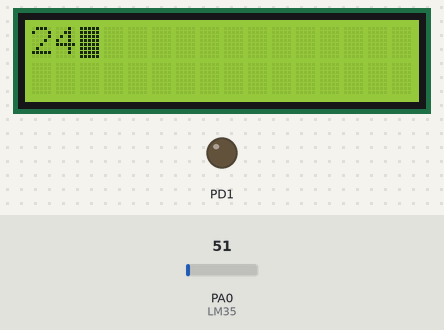
The program below on a simulated ATmega32, built with avr-gcc and emulated at 8 MHz. Shown: 16×2 character LCD, output pins drawn as LEDs (lit = HIGH). Wiring (inferred from the signals the program sends): character LCD (HD44780): RS PD0; E PD2; data PC0, PC1, PC2, PC3, PC4, PC5, PC6, PC7. Inputs (shaded band) come from the test bench; at power-on: PA0 (LM35) = 51. Pins used as bus, display or sensor lines are not drawn.

Above: at 1.2 s.
1.3 s: PA0 (LM35) set to 61
At 2.8 s:
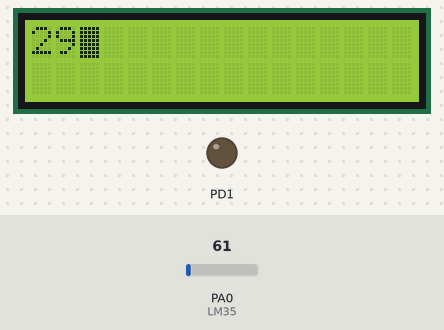
3.1 s: PA0 (LM35) set to 71
At 4.4 s:
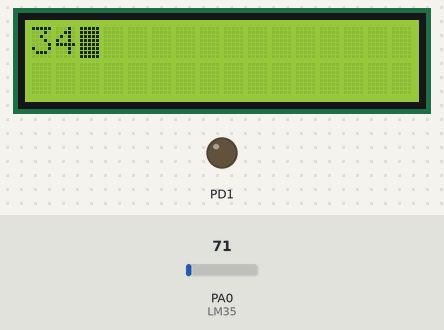
4.7 s: PA0 (LM35) set to 86
At 5.3 s:
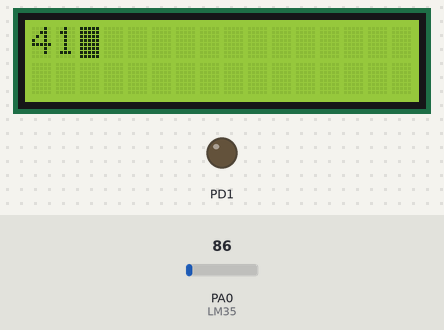
Timing chart, 0 to 7.7 s (numbered marks = the images above; inputs shaded):
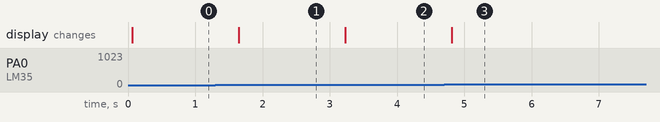

The program:

main.c
```c
/*
 * LM35
 * Author: OmarElsherif
 */

// Include drivers
#include "LIB/STD_TYPES.h"
#include "HAL/LCD_Interface.h"
#include "MCAL/DIO_Config.h"
#include "MCAL/DIO_Interface.h"
#include "MCAL/ADC_Interface.h"
#include <avr/delay.h>

// Main function
void main(void)
{
	// Initialize the LCD
	LCD_VoidInit();

	// Initialize ADC
	ADC_VoidInit();

	// Initialize ADC reading value
	u16 digital_value, analog_value;

	// Program loop
	while(1)
	{
		// Get ADC reading
		digital_value = ADC_u16ReadValue(0);

		// Get analog value
		analog_value = ADC_u16ToTemp(digital_value);

		// Clear LCD screen
		LCD_VoidWriteCommand(1);

		// Reposition LCD writing position
		LCD_VoidSetPosition(0,0);

		// Display value in LCD then delay for 500ms
		LCD_VoidWriteNumber(analog_value);
		_delay_ms(500);
	}
}
```

LCD_Config.h
```c
/*
*    LCD_Config.h
*    Name : Omar Elsherif
*    Version: 1.0
*    Date: 10-9-2023
*    Desc: Header file contains configurations for LCD driver
*/

#ifndef LCD_CONFIG_H
#define LCD_CONFIG_H

// Include DIO configurations
#include "../MCAL/DIO_Config.h"

// Macros to define data and control ports
#define DATA_PORT PORT_C
#define CFG_PORT  PORT_D

#endif
```

LCD_Interface.h
```c
/*
*    LCD_Interface.h
*    Name : Omar Elsherif
*    Version: 1.0
*    Date: 10-9-2023
*    Desc: Header file contains functions prototypes for LCD driver
*/

#ifndef LCD_INTERFACE_H
#define LCD_INTERFACE_H

#include "../LIB/STD_TYPES.h"

// Functions prototypes
void LCD_VoidInit(void);
void LCD_VoidWriteCommand(u8 command);
void LCD_VoidWriteChar(u8 Char);
void LCD_VoidWriteString(const u8* String);
void LCD_VoidWriteNumber(u16 Number);
void LCD_VoidSetPosition(u8 Row, u8 Column);

#endif
```

LCD_Program.c
```c
/*
*    LCD_Program.c
*    Name : Omar Elsherif
*    Version: 1.0
*    Date: 10-9-2023
*    Desc: Code file contains the code for LCD driver
*/

// Include header files
#include "../LIB/STD_TYPES.h"
#include "../MCAL/DIO_Interface.h"
#include "LCD_Config.h"
#include <avr/delay.h>

// Function to initialize the LCD based on the datasheet
void LCD_VoidInit()
{
    // Set data direction as output
    DIO_VoidSetPortDirection(DATA_PORT, OUTPUT);

    // Set pin directions as output
    DIO_VoidSetPinDirection(CFG_PORT, PIN0, OUTPUT);    // Pin0 : Rs
    DIO_VoidSetPinDirection(CFG_PORT, PIN1, OUTPUT);    // Pin1 : Rw
    DIO_VoidSetPinDirection(CFG_PORT, PIN2, OUTPUT);    // Pin2 : En

    // Wait for more than 30ms after Vdd rises to 4.5v
    _delay_ms(40);

    // Function set command (Rs = 0 , Rw = 0)
    // Command : 001DLNFXX
    // DL (data length) [0: 4-bit] [1: 8-bits]
    // N (number of lines) [0: 1 line] [1 : 2 lines]
    // F (character font) [0: 5*7 dots] [1 : 5*10 dots]
    // XX : don't care
    LCD_VoidWriteCommand(0b00111000);

    // Wait for more than 39 micro sec
    _delay_ms(1);

    // Display on/off control command
    // Command : 00001DCB
    // D (display on or off) [0: off] [1: on]
    // C (cursor display) [0: off] [1: on]
    // B (cursor blink) [0: off] [1: on]
    LCD_VoidWriteCommand(0b00001111);

    // Wait for more than 1ms
    _delay_ms(1);

    // Display clear command
    // Command : 00000001
    LCD_VoidWriteCommand(0b00000001);

    // Wait for more than 1.53ms
    _delay_ms(2);
}

// Function to write command to the LCD
void LCD_VoidWriteCommand(u8 Command)
{
    // Set Rs = 0 to enable write command mode
    DIO_VoidSetPinValue(CFG_PORT, PIN0, LOW);

    // Set Rw = 0 to enable write mode
    DIO_VoidSetPinValue(CFG_PORT, PIN1, LOW);

    // Write command from the port
    DIO_VoidSetPortValue(DATA_PORT, Command);

    // Set En = 1 to enable the LCD
    DIO_VoidSetPinValue(CFG_PORT, PIN2, HIGH);    // set high level (raising edge)
    _delay_ms(1);                                 // delay
    DIO_VoidSetPinValue(CFG_PORT, PIN2, LOW);     // set low level (falling edge)
    _delay_ms(1);                                 // delay
}

// Function to write data (character) to the LCD
void LCD_VoidWriteChar(u8 Character)
{
    // Set Rs = 1 to enable write data mode
    DIO_VoidSetPinValue(CFG_PORT, PIN0, HIGH);

    // Set Rw = 0 to enable write mode
    DIO_VoidSetPinValue(CFG_PORT, PIN1, LOW);

    // Write data from the port
    DIO_VoidSetPortValue(DATA_PORT, Character);

    // Set En = 1 to enable the LCD
    DIO_VoidSetPinValue(CFG_PORT, PIN2, HIGH);    // set high level (raising edge)
    _delay_ms(1);                    		      // delay
    DIO_VoidSetPinValue(CFG_PORT, PIN2, LOW);     // set low level (falling edge)
    _delay_ms(1);                                 // delay
}

// Function to write data (string) to the LCD
void LCD_VoidWriteString(const u8* String)
{
    // Iterate through each character in the string
    for (u8 i = 0; String[i] != '\0'; i++)
    {
        // Call LCD_VoidWriteData to send the character to the LCD
        LCD_VoidWriteChar(String[i]);
        _delay_ms(200);
    }
}

// Function to write data (number) to the LCD
void LCD_VoidWriteNumber(u16 Number)
{
    // Initialize empty numbers
    u16 rev = 0;
    u16 x = 0;

    // Reverse number first
    while(Number != 0)
    {
        rev = rev * 10 + (Number % 10);
        Number /= 10;
    }

    // Send number one by one
    while(rev != 0)
    {
        x = rev % 10;
        rev /= 10;
        LCD_VoidWriteChar(x + 48);
    }
}

// Function to set position in LCD
void LCD_VoidSetPosition(u8 Row, u8 Column)
{
	if(Row == 0)
	{
		LCD_VoidWriteCommand(128 + Column);
	}
	if(Row == 1)
	{
		LCD_VoidWriteCommand(128 + 64 + Column);
	}
}
```

BIT_MATH.h
```c
/*
*    BIT_MATH.h
*    Name : Omar Elsherif
*    Desc: Header file contains macros to manipulate bits in a register
*/

#ifndef BIT_MATH_H
#define BIT_MATH_H

// Macros to manipulate over specific bit in a register
#define  SET_BIT(REG, BIT)		 ((REG) |= (1 << BIT))
#define  CLR_BIT(REG, BIT)       ((REG) &= (~(1 << BIT)))
#define  GET_BIT(REG, BIT)       (((REG) >> BIT) & 0x01)
#define  TOG_BIT(REG, BIT)       ((REG) ^= (1 << BIT))
#define  SET_HIGH_NIBB(REG) 	 REG |= 240
#define  SET_LOW_NIBB(REG) 		 REG |= 15
#define  CLR_HIGH_NIBB(REG)		 REG &= 15
#define  CLR_LOW_NIBB(REG) 		 REG &= 240
#define  ASS_HIGH_NIBB(REG,Val)  (Val==0)? CLR_HIGH_NIBB(REG):(SET_HIGH_NIBB(REG))
#define  ASS_LOW_NIBB(REG,Val)   (Val==0)? CLR_LOW_NIBB(REG):(SET_LOW_NIBB(REG))

#endif
```

STD_TYPES.h
```c
/*
*    STD_TYPES.h
*    Name : Omar Elsherif
*    Desc: Header file contains standard types definations
*/

#ifndef STD_TYPES_H
#define STD_TYPES_H

// Character
typedef signed char s8;
typedef unsigned char u8;

// Integer
typedef signed short int s16;
typedef unsigned short int u16;
typedef signed long int s32;
typedef unsigned long int u32;
typedef signed long long int s64;
typedef unsigned long long int u64;

// Float & Double
typedef float f32;
typedef double f64;
typedef long double f128;

#endif
```

ADC_Config.h
```c
/*
*    ADC_Config.h
*    Name : Omar Elsherif
*    Version: 1.0
*    Date: 12-9-2023
*    Desc: Header file contains configurations for ADC driver
*/

#ifndef ADC_CONFIG_H
#define ADC_CONFIG_H

// Macros to define ADMUX register pins
#define ADLAR   5
#define REFS0   6
#define REFS1   7

// Macros to define ADCSRA register pins
#define ADPS0   0
#define ADPS1   1
#define ADPS2   2
#define ADIE    3
#define ADIF    4
#define ADATE   5
#define ADSC    6
#define ADEN    7

#endif
```

ADC_Interface.h
```c
/*
*    ADC_Interface.h
*    Name : Omar Elsherif
*    Version: 1.0
*    Date: 12-9-2023
*    Desc: Header file contains functions prototypes for ADC driver
*/

#ifndef ADC_INTERFACE_H
#define ADC_INTERFACE_H

// Function prototypes
void ADC_VoidInit(void);
u16 ADC_u16ReadValue(u8 CH_NUM);
u16 ADC_u16ToTemp(u16 adcValue);

#endif
```

ADC_Program.c
```c
/*
*    ADC_Program.c
*    Name : Omar Elsherif
*    Version: 1.0
*    Date: 12-9-2023
*    Desc: Code file contains the code for ADC driver
*/

// Include header files
#include "../LIB/STD_TYPES.h"
#include "../LIB/BIT_MATH.h"
#include "ADC_Config.h"
#include "ADC_Register.h"

// Function to initialize the ADC
void ADC_VoidInit(void)
{
    // Select Vref = AVCC = 5v
    SET_BIT(ADMUX, REFS0);
    CLR_BIT(ADMUX, REFS1);

    // Select right adjust result
    CLR_BIT(ADMUX, ADLAR);

    // Enable ADC
    SET_BIT(ADCSRA, ADEN);

    // Select single-ended conversion
    SET_BIT(ADCSRA, ADATE);

    // ADC interrupt disable
    CLR_BIT(ADCSRA, ADIE);

    // Prescaler select bits (16-bits)
    CLR_BIT(ADCSRA, ADPS0);
    CLR_BIT(ADCSRA, ADPS1);
    SET_BIT(ADCSRA, ADPS2);
}

// Function to read ADC value
u16 ADC_u16ReadValue(u8 CH_NUM)
{
    // Select channel
    ADMUX = ADMUX & 0b11100000;    // Clear channel selection to select new channel
    ADMUX = ADMUX | CH_NUM;

    // Strat conversion
    SET_BIT(ADCSRA, ADSC);

    // Wait until conversion end
    while(GET_BIT(ADCSRA, ADIF) == 0);

    // Clear ADIF
    SET_BIT(ADCSRA, ADIF);

    // Return ADC value from data register
    return ADC_D;
}

// Function to convert ADC reading to voltage
u16 ADC_u16ToTemp(u16 adcValue)
{
    // Calculate the analog voltage and corresponding temperature
	float voltage = (float)adcValue / 1024.0 * 5.0;
	u16 temperature = (u16)(voltage * 100);

	// Return temperature value
    return temperature;
}
```

ADC_Register.h
```c
/*
*    DIO_Register.h
*    Name : Omar Elsherif
*    Version: 1.0
*    Date: 12-9-2023
*    Desc: Header file contains registers addresses for ADC driver
*/

#ifndef ADC_REGISTER_H
#define ADC_REGISTER_H

// Macros to define registers addreses
#define ADMUX     *((volatile u8 *) 0x27)
#define ADCSRA    *((volatile u8 *) 0x26)
#define ADCH      *((volatile u8 *) 0x25)
#define ADCL      *((volatile u1 *) 0x24)
#define SFIOR     *((volatile u8 *) 0x50)
#define ADC_D     *((volatile u16 *) 0x24)    // 16 to read ADCL and ADCH

#endif
```

DIO_Config.h
```c
/*
*    DIO_Config.h
*    Name : Omar Elsherif
*    Version: 1.0
*    Date: 8-9-2023
*    Desc: Header file contains configurations for DIO driver
*/

#ifndef DIO_CONFIG_H
#define DIO_CONFIG_H

// Macros to define directions and states(low/high)
#define LOW		0
#define HIGH	1
#define INPUT	0x0
#define OUTPUT	0xFF

// Macros to define values for ports and pins
#define PORT_A	1
#define PORT_B	2
#define PORT_C	3
#define PORT_D	4
#define PIN0    0
#define PIN1    1
#define PIN2    2
#define PIN3    3
#define PIN4    4
#define PIN5    5
#define PIN6    6
#define PIN7    7

#endif
```

DIO_Interface.h
```c
/*
*    DIO_Interface.h
*    Name : Omar Elsherif
*    Version: 1.0
*    Date: 8-9-2023
*    Desc: Header file contains functions prototypes for DIO driver
*/

#ifndef DIO_INTERFACE_H
#define DIO_INTERFACE_H

#include "../LIB/STD_TYPES.h"

// Function prototypes
void DIO_VoidSetPinDirection(u8 Port, u8 Pin, u8 Dir);
void DIO_VoidSetPinValue(u8 Port, u8 Pin, u8 Value);
u8 DIO_U8GetPinValue(u8 Port, u8 Pin);
void DIO_VoidTogglePin(u8 Port, u8 Pin);
void DIO_VoidSetPortValue(u8 Port, u8 Value);
void DIO_VoidSetPortDirection(u8 Port, u8 Direction);
void DIO_VoidSetPortHighNibbleDirection(u8 Port, u8 Direction);
void DIO_VoidSetPortLowNibbleDirection(u8 Port, u8 Direction);
void DIO_VoidSetPortHighNibbleValue(u8 Port , u8 Value);
void DIO_VoidSetPortLowNibbleValue(u8 Port , u8 Value);

#endif
```

DIO_Program.c
```c
/*
*    DIO_Program.c
*    Name : Omar Elsherif
*    Version: 1.0
*    Date: 8-9-2023
*    Desc: Code file contains the code for DIO driver
*/

// Include header files
#include "../LIB/STD_TYPES.h"
#include "../LIB/BIT_MATH.h"
#include "DIO_Register.h"
#include "DIO_Config.h"

// Function to set pin direction
void DIO_VoidSetPinDirection(u8 Port, u8 Pin, u8 Dir)
{
     // Check for direction
     if(Dir == OUTPUT)
     {
        switch (Port)
        {
            case PORT_A: SET_BIT(DDRA, Pin); break;
            case PORT_B: SET_BIT(DDRB, Pin); break;
            case PORT_C: SET_BIT(DDRC, Pin); break;
            case PORT_D: SET_BIT(DDRD, Pin); break;
        }
     }
     else if (Dir == INPUT)
     {
        switch (Port)
        {
            case PORT_A: CLR_BIT(DDRA, Pin); break;
            case PORT_B: CLR_BIT(DDRB, Pin); break;
            case PORT_C: CLR_BIT(DDRC, Pin); break;
            case PORT_D: CLR_BIT(DDRD, Pin); break;
        }
     }
}

// Function to set pin value
void DIO_VoidSetPinValue(u8 Port, u8 Pin, u8 Value)
{
    // Check for value and write on a pin
    if(Value == HIGH)
    {
        switch (Port)
        {
            case PORT_A: SET_BIT(PORTA, Pin); break;
            case PORT_B: SET_BIT(PORTB, Pin); break;
            case PORT_C: SET_BIT(PORTC, Pin); break;
            case PORT_D: SET_BIT(PORTD, Pin); break;
        }
     }
     else if (Value == LOW)
     {
        switch (Port)
        {
            case PORT_A: CLR_BIT(PORTA, Pin); break;
            case PORT_B: CLR_BIT(PORTB, Pin); break;
            case PORT_C: CLR_BIT(PORTC, Pin); break;
            case PORT_D: CLR_BIT(PORTD, Pin); break;
        }
     }
}

// Function to get pin value
u8 DIO_U8GetPinValue(u8 Port, u8 Pin)
{
	// Initialize return value
	u8 value;

    // Check fot port and get pin value
    switch (Port)
    {
        case PORT_A: value = GET_BIT(PINA, Pin); break;
        case PORT_B: value = GET_BIT(PINB, Pin); break;
        case PORT_C: value = GET_BIT(PINC, Pin); break;
        case PORT_D: value = GET_BIT(PIND, Pin); break;
    }

    // Return pin value
    return value;
}

// Function to toggle pin value
void DIO_VoidTogglePin(u8 Port, u8 Pin)
{
    // Check fot port and toggle pin value
    switch (Port)
    {
        case PORT_A: TOG_BIT(PORTA, Pin); break;
        case PORT_B: TOG_BIT(PORTB, Pin); break;
        case PORT_C: TOG_BIT(PORTC, Pin); break;
        case PORT_D: TOG_BIT(PORTD, Pin); break;
    }
}

// Function to set port value
void DIO_VoidSetPortValue(u8 Port, u8 Value)
{
    // Switch over port and set value
    switch (Port)
    {
        case PORT_A: PORTA = Value; break;
        case PORT_B: PORTB = Value; break;
        case PORT_C: PORTC = Value; break;
        case PORT_D: PORTD = Value; break;
    }
}

// Function to set port direction
void DIO_VoidSetPortDirection(u8 Port, u8 Direction)
{
    // Switch over port and set dierction
    switch (Port)
    {
        case PORT_A: DDRA = Direction; break;
        case PORT_B: DDRB = Direction; break;
        case PORT_C: DDRC = Direction; break;
        case PORT_D: DDRD = Direction; break;
    }
}

// Function to set port high nibble direction
void DIO_VoidSetPortHighNibbleDirection(u8 Port , u8 Direction)
{
    switch (Port)
    {
        case PORT_A:
            if (Direction == INPUT)
            {
                CLR_HIGH_NIBB(DDRA);
            }
            else
            {
                SET_HIGH_NIBB(DDRA);
            }
            break;
        case PORT_B:
            if (Direction == INPUT)
            {
                CLR_HIGH_NIBB(DDRB);
            }
            else
            {
                SET_HIGH_NIBB(DDRB);
            }
            break;
        case PORT_C:
            if (Direction == INPUT)
            {
                CLR_HIGH_NIBB(DDRC);
            }
            else
            {
                SET_HIGH_NIBB(DDRC);
            }
            break;
        case PORT_D:
            if (Direction == INPUT)
            {
                CLR_HIGH_NIBB(DDRD);
            }
            else
            {
                SET_HIGH_NIBB(DDRD);
            }
            break;
    }
}

// Function to set port low nibble direction
void DIO_VoidSetPortLowNibbleDirection(u8 Port , u8 Direction)
{
    switch (Port)
    {
        case PORT_A:
            if (Direction == INPUT)
            {
                CLR_LOW_NIBB(DDRA);
            }
            else
            {
                SET_LOW_NIBB(DDRA);
            }
            break;
        case PORT_B:
            if (Direction == INPUT)
            {
                CLR_LOW_NIBB(DDRB);
            }
            else
            {
                SET_LOW_NIBB(DDRB);
            }
            break;
        case PORT_C:
            if (Direction == INPUT)
            {
                CLR_LOW_NIBB(DDRC);
            }
            else
            {
                SET_LOW_NIBB(DDRC);
            }
            break;
        case PORT_D:
            if (Direction == INPUT)
            {
                CLR_LOW_NIBB(DDRD);
            }
            else
            {
                SET_LOW_NIBB(DDRD);
            }
            break;
    }
}

// Function to set port low nibble value
void DIO_VoidSetPortHighNibbleValue(u8 Port , u8 Value)
{
    // Switch port
    switch (Port)
    {
        case PORT_A: ASS_HIGH_NIBB(PORTA, Value); break;
        case PORT_B: ASS_HIGH_NIBB(PORTB, Value); break;
        case PORT_C: ASS_HIGH_NIBB(PORTC, Value); break;
        case PORT_D: ASS_HIGH_NIBB(PORTD, Value); break;
    }
}

void DIO_VoidSetPortLowNibbleValue(u8 Port , u8 Value)
{
    // Switch port
    switch (Port)
    {
        case PORT_A: ASS_LOW_NIBB(PORTA, Value); break;
        case PORT_B: ASS_LOW_NIBB(PORTB, Value); break;
        case PORT_C: ASS_LOW_NIBB(PORTC, Value); break;
        case PORT_D: ASS_LOW_NIBB(PORTD, Value); break;
    }
}
```

DIO_Register.h
```c
/*
*    DIO_Register.h
*    Name : Omar Elsherif
*    Version: 1.0
*    Date: 8-9-2023
*    Desc: Header file contains registers addresses for DIO driver
*/

#ifndef DIO_REGISTER_H
#define DIO_REGISTER_H

// DDR registers addresses
#define DDRA *((u8*) 0x3A)
#define DDRB *((u8*) 0x37)
#define DDRC *((u8*) 0x34)
#define DDRD *((u8*) 0x31)

// PORT registers addresses
#define PORTA *((u8*) 0x3B)
#define PORTB *((u8*) 0x38)
#define PORTC *((u8*) 0x35)
#define PORTD *((u8*) 0x32)

// PIN registers addresses
#define PINA *((u8*) 0x39)
#define PINB *((u8*) 0x36)
#define PINC *((u8*) 0x33)
#define PIND *((u8*) 0x30)

#endif
```

Measured:
- after the input at 1.3 s, the display: changes after 0.34 s (image 1)
- after the input at 3.1 s, the display: changes after 0.13 s (image 2)
- after the input at 4.7 s, the display: changes after 0.11 s (image 3)
